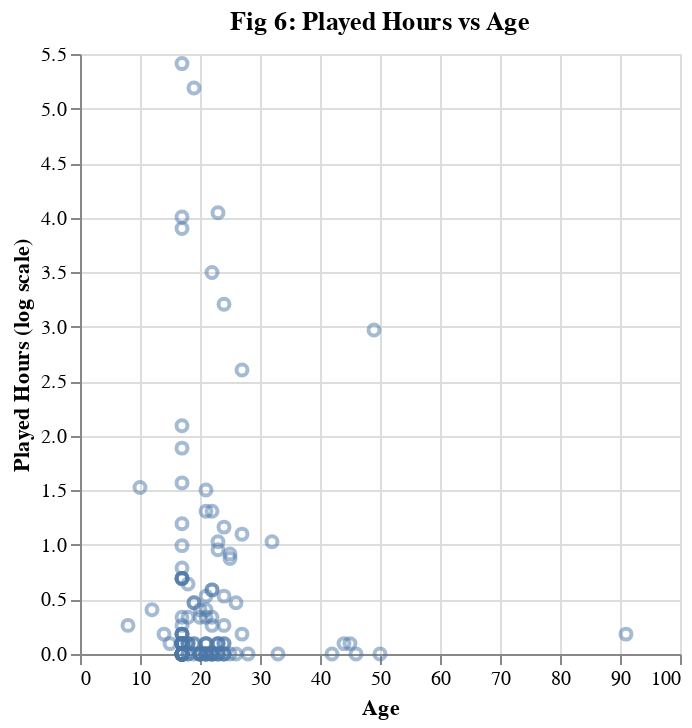

The code cell stored with this chart in its notebook:
### Markdown cell above
For our numerical predictor variable, age, we will create a scatterplot against played_hours to observe if there are any linear patterns.

### Code cell
training_df['log_played_hours'] = np.log1p(training_df['played_hours'])

alt.Chart(training_df).mark_point(opacity=0.5).encode(
    x=alt.X('age:Q').title("Age"),
    y=alt.Y('log_played_hours:Q').title("Played Hours (log scale)"),
).properties(title='Fig 6: Played Hours vs Age')

### Figure 1 — Vega-Lite specification as saved in the notebook (floating-point values rounded to 4 significant figures; data arrays with more than 128 entries replaced by an {"elided": "..."} marker saying what was removed)
{"config": {"view": {"continuousWidth": 300, "continuousHeight": 300}}, "data": {"name": "data-9482dacd30cc522633570f92f88d3e52"}, "mark": {"type": "point", "opacity": 0.5}, "encoding": {"x": {"field": "age", "title": "Age", "type": "quantitative"}, "y": {"field": "log_played_hours", "title": "Played Hours (log scale)", "type": "quantitative"}}, "title": "Fig 6: Played Hours vs Age", "$schema": "https://vega.github.io/schema/vega-lite/v5.20.1.json", "datasets": {"data-9482dacd30cc522633570f92f88d3e52": {"elided": "147 records"}}}
